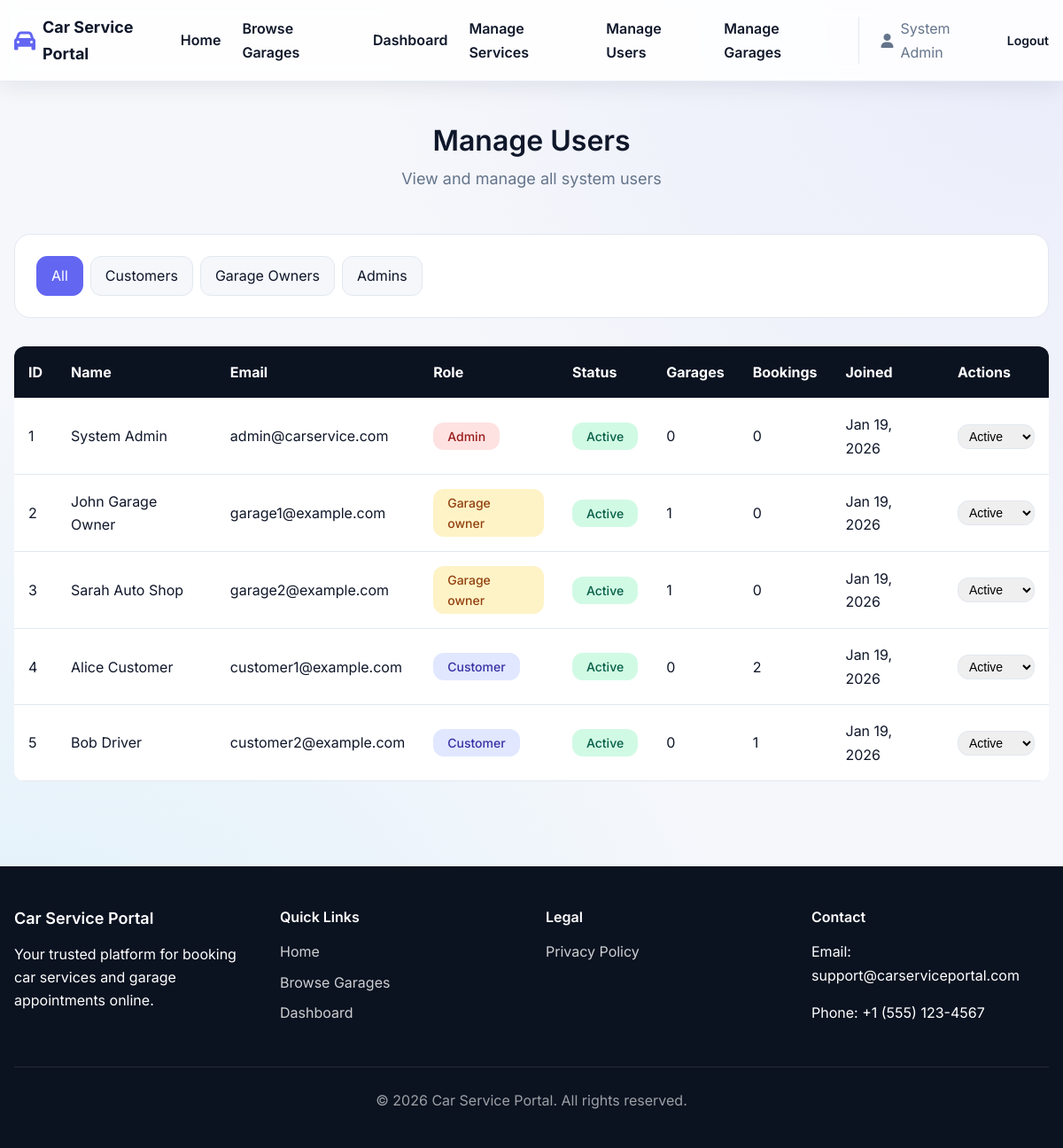
The page /admin/users.php (signed in) on the database its author committed.
### tables this page shows
CREATE TABLE IF NOT EXISTS users (
    id INT AUTO_INCREMENT PRIMARY KEY,
    name VARCHAR(100) NOT NULL,
    email VARCHAR(100) NOT NULL UNIQUE,
    password_hash VARCHAR(255) NOT NULL,
    role ENUM('customer', 'garage_owner', 'admin') NOT NULL DEFAULT 'customer',
    status ENUM('active', 'inactive') NOT NULL DEFAULT 'active',
    created_at TIMESTAMP DEFAULT CURRENT_TIMESTAMP,
    updated_at TIMESTAMP DEFAULT CURRENT_TIMESTAMP ON UPDATE CURRENT_TIMESTAMP,
    INDEX idx_email (email),
    INDEX idx_role (role)
);

### public/admin/users.php (the view, shortened to what this page needs)
<?php
$pdo = getDBConnection();
$roleFilter = $_GET['role'] ?? 'all';
$query = "SELECT u.*,
          (SELECT COUNT(*) FROM garages WHERE owner_user_id = u.id) as garage_count,
          (SELECT COUNT(*) FROM bookings WHERE user_id = u.id) as booking_count
          FROM users u";
$params = [];
$query .= " ORDER BY u.created_at DESC";
$stmt = $pdo->prepare($query);
$stmt->execute($params);
$users = $stmt->fetchAll();
include __DIR__ . '/../../includes/header.php';
?>
<main class="main-content py-12">
    <div class="container max-w-6xl mx-auto px-4">
        <div class="page-header text-center">
            <h1 class="page-title text-3xl font-semibold text-slate-900">Manage Users</h1>
            <p class="page-subtitle text-sm text-slate-500">View and manage all system users</p>
        </div>
        <div class="filters-section rounded-2xl border border-slate-200 bg-white p-4 shadow-sm">
            <div class="status-filters flex flex-wrap gap-2">
                <a href="/admin/users.php?role=all" class="filter-btn rounded-full px-4 py-1 text-sm <?php echo $roleFilter === 'all' ? 'active bg-blue-600 text-white' : 'bg-slate-100 text-slate-600 hover:bg-slate-200'; ?>">All</a>
                <a href="/admin/users.php?role=customer" class="filter-btn rounded-full px-4 py-1 text-sm <?php echo $roleFilter === 'customer' ? 'active bg-blue-600 text-white' : 'bg-slate-100 text-slate-600 hover:bg-slate-200'; ?>">Customers</a>
                <a href="/admin/users.php?role=garage_owner" class="filter-btn rounded-full px-4 py-1 text-sm <?php echo $roleFilter === 'garage_owner' ? 'active bg-blue-600 text-white' : 'bg-slate-100 text-slate-600 hover:bg-slate-200'; ?>">Garage Owners</a>
                <a href="/admin/users.php?role=admin" class="filter-btn rounded-full px-4 py-1 text-sm <?php echo $roleFilter === 'admin' ? 'active bg-blue-600 text-white' : 'bg-slate-100 text-slate-600 hover:bg-slate-200'; ?>">Admins</a>
            </div>
        </div>
        <div class="users-section">
            <?php if (empty($users)): ?>
                <div class="empty-state">
                    <i class="fas fa-users"></i>
                    <p>No users found.</p>
                </div>
            <?php else: ?>
                <div class="users-table-container overflow-x-auto rounded-2xl border border-slate-200 bg-white shadow-sm">
                    <table class="data-table w-full text-sm">
                        <thead class="bg-slate-900 text-white">
                            <tr>
                                <th>ID</th>
                                <th>Name</th>
                                <th>Email</th>
                                <th>Role</th>
                                <th>Status</th>
                                <th>Garages</th>
                                <th>Bookings</th>
                                <th>Joined</th>
                                <th>Actions</th>
                            </tr>
                        </thead>
                        <tbody class="divide-y divide-slate-100">
                            <?php foreach ($users as $user): ?>
                                <tr>
                                    <td><?php echo $user['id']; ?></td>
                                    <td><?php echo htmlspecialchars($user['name']); ?></td>
                                    <td><?php echo htmlspecialchars($user['email']); ?></td>
                                    <td>
                                        <span class="role-badge role-<?php echo $user['role']; ?>">
                                            <?php echo ucfirst(str_replace('_', ' ', $user['role'])); ?>
                                        </span>
                                    </td>
                                    <td>
                                        <span class="status-badge status-<?php echo $user['status']; ?>">
                                            <?php echo ucfirst($user['status']); ?>
                                        </span>
                                    </td>
                                    <td><?php echo $user['garage_count']; ?></td>
                                    <td><?php echo $user['booking_count']; ?></td>
                                    <td><?php echo date('M j, Y', strtotime($user['created_at'])); ?></td>
                                    <td>
                                        <form method="POST" action="" style="display: inline;">
                                            <select name="status" onchange="this.form.submit()" class="status-select rounded-lg border border-slate-200 px-2 py-1 text-xs">
                                                <option value="active" <?php echo $user['status'] === 'active' ? 'selected' : ''; ?>>Active</option>
                                            </select>
                                        </form>
                                    </td>
                                </tr>
                            <?php endforeach; ?>
                        </tbody>
                    </table>
                </div>
            <?php endif; ?>
        </div>
    </div>
</main>
<?php include __DIR__ . '/../../includes/footer.php'; ?>

### public/assets/css/styles.css (style rules this page uses)
:root { --primary-color: #6366f1; --primary-dark: #4f46e5; --secondary-color: #0f172a; --success-color: #22c55e; --error-color: #ef4444; --warning-color: #f59e0b; --info-color: #38bdf8; --bg-color: #ffffff; --bg-light: #f5f7fb; --bg-dark: #0b1220; --bg-surface: #ffffff; --text-color: #0f172a; --text-light: #64748b; --border-color: #e2e8f0; --font-family: 'Inter', -apple-system, BlinkMacSystemFont, 'Segoe UI', sans-serif; --font-size-base: 16px; --font-size-sm: 14px; --font-size-lg: 18px; --font-size-xl: 24px; --font-size-2xl: 32px; --spacing-xs: 0.25rem; --spacing-sm: 0.5rem; --spacing-md: 1rem; --spacing-lg: 1.5rem; --spacing-xl: 2rem; --spacing-2xl: 3rem; --border-radius: 12px; --border-radius-lg: 18px; --shadow-sm: 0 8px 18px rgba(15, 23, 42, 0.08); --shadow-md: 0 16px 32px rgba(15, 23, 42, 0.12); --shadow-lg: 0 24px 60px rgba(15, 23, 42, 0.18); --transition: all 0.2s ease; }
* { margin: 0; padding: 0; box-sizing: border-box; }
html { font-size: var(--font-size-base); scroll-behavior: smooth; }
body { font-family: var(--font-family); color: var(--text-color); background-color: var(--bg-light); background-image: radial-gradient(circle at top right, rgba(99, 102, 241, 0.08), transparent 45%), radial-gradient(circle at bottom left, rgba(56, 189, 248, 0.12), transparent 50%); line-height: 1.65; -webkit-font-smoothing: antialiased; -moz-osx-font-smoothing: grayscale; }
h1, h2, h3, h4, h5, h6 { font-weight: 600; line-height: 1.2; margin-bottom: var(--spacing-md); color: var(--text-color); }
h1 { font-size: var(--font-size-2xl); }
p { margin-bottom: var(--spacing-md); }
a { color: var(--primary-color); text-decoration: none; transition: var(--transition); }
.container { max-width: 1200px; margin: 0 auto; padding: 0 var(--spacing-md); }
.main-content { min-height: calc(100vh - 200px); padding: var(--spacing-2xl) 0; }
.page-header { margin-bottom: var(--spacing-xl); }
.status-filters { flex-wrap: wrap; gap: var(--spacing-sm); }
.page-header { margin-bottom: var(--spacing-2xl); text-align: center; }
.page-title { font-size: var(--font-size-2xl); margin-bottom: var(--spacing-sm); }
.page-subtitle { color: var(--text-light); font-size: var(--font-size-lg); }
.status-badge, .garage-status, .role-badge { display: inline-block; padding: var(--spacing-xs) var(--spacing-md); border-radius: var(--border-radius); font-size: var(--font-size-sm); font-weight: 500; }
.status-active { background-color: #d1fae5; color: #065f46; }
.role-customer { background-color: #e0e7ff; color: #3730a3; }
.role-garage_owner { background-color: #fef3c7; color: #92400e; }
.role-admin { background-color: #fee2e2; color: #991b1b; }
.filters-section { background-color: var(--bg-surface); border-radius: var(--border-radius-lg); box-shadow: none; border: 1px solid var(--border-color); padding: var(--spacing-lg); margin-bottom: var(--spacing-xl); }
.status-filters { display: flex; gap: var(--spacing-sm); flex-wrap: wrap; }
.filter-btn { padding: var(--spacing-sm) var(--spacing-md); border-radius: var(--border-radius); background-color: var(--bg-light); color: var(--text-color); border: 1px solid var(--border-color); transition: var(--transition); }
.filter-btn.active { background-color: var(--primary-color); color: white; border-color: var(--primary-color); }
.data-table { width: 100%; border-collapse: collapse; background-color: var(--bg-color); border-radius: var(--border-radius); overflow: hidden; }
.data-table thead { background-color: var(--bg-dark); color: white; }
.data-table th, .data-table td { padding: var(--spacing-md); text-align: left; border-bottom: 1px solid var(--border-color); }
.status-select { padding: var(--spacing-xs) var(--spacing-sm); border: 1px solid var(--border-color); border-radius: var(--border-radius); font-size: var(--font-size-sm); }

### rows shown on the page
users: id "1", name "System Admin", email "admin@carservice.com", role "Admin", status "Active", garage_count "0", booking_count "0", created_at "Jan 19, 2026"
users: id "2", name "John Garage Owner", email "garage1@example.com", role "Garage owner", status "Active", garage_count "1", booking_count "0", created_at "Jan 19, 2026"
users: id "3", name "Sarah Auto Shop", email "garage2@example.com", role "Garage owner", status "Active", garage_count "1", booking_count "0", created_at "Jan 19, 2026"
users: id "4", name "Alice Customer", email "customer1@example.com", role "Customer", status "Active", garage_count "0", booking_count "2", created_at "Jan 19, 2026"
users: id "5", name "Bob Driver", email "customer2@example.com", role "Customer", status "Active", garage_count "0", booking_count "1", created_at "Jan 19, 2026"

### other values the page prints
$_SESSION['user_name'] "System Admin"
